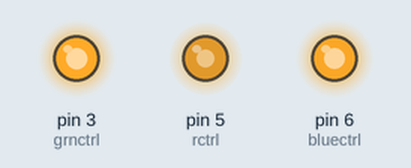
A sketch run on a simulated Arduino Uno, built with avr-gcc and run on an emulated ATmega328P. Shown: output pins drawn as LEDs (lit = HIGH).

Above: at 5.11 s.
At 15.23 s:
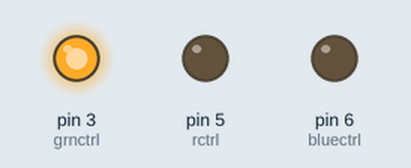
At 25.35 s:
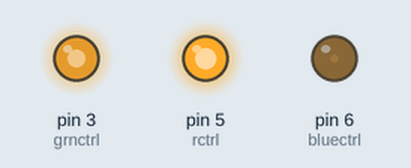
At 35.47 s:
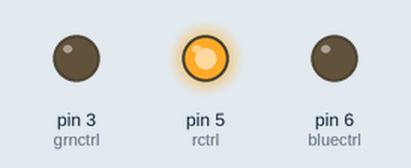
Timing chart, 0 to 40.0 s (numbered marks = the images above):
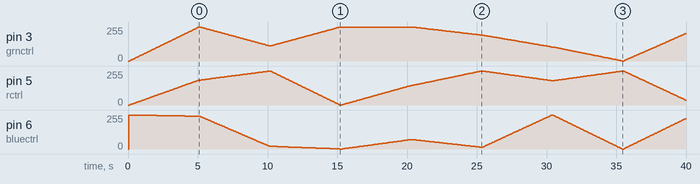

Measured:
- by itself, pin 6 (bluectrl): 0/255 → 255/255 at 0.06 s, → 254/255 0.53 s later, → 253/255 0.47 s later, → 252/255 0.53 s later, … (491 changes in this stretch)

The sketch:

lightshowpwr_basic.ino
```cpp
#define rctrl 5
#define grnctrl 3
#define bluectrl 6

const int szArr=9;
int redval[szArr]={0,187,255,0,146,255,182,255,11};
int grnval[szArr]={0,255,113,255,255,194,105,0,231};
int blueval[szArr]={255,245,20,0,71,13,255,0,255};


int arrVal=0;

int rcalc;
int grncalc;
int bcalc;
int rdiff;
int bdiff;
int grndiff;
int stepincr;

double tchng=5.0;
int nstep=85;
double tstep;
int ndiv;
int ndivcount=0;
int tflag=0;

//PWM stats
int rval=0;
int bval=0;
int gval=0;

unsigned int b;


void setup(){
  //Time calculation, for each increment step
  tstep=tchng/((double)nstep);

  //Timer1 setup
  b=(65536.0-62500.0*tstep);//calc delay. MUST be unsigned

  TCCR1A = 0x00;    //Upper timer1 control bits
  TCCR1B = 0b00000100;    //Lower timer1 control bits, ps=256
  TCNT1=b;//for 1sec
  TIMSK1 = 0x01;//comp0 disabled

  //Initial calcs
  rdiff=redval[1]-redval[0];
  bdiff=blueval[1]-blueval[0];
  grndiff=grnval[1]-grnval[0];
}

void loop(){
  if(tflag==1){
    tflag=0;
    nextStepPlan();
  }
}

void nextStepPlan(){
    //Calculate current rgb values as a linear progression between 2 colors
    rcalc=redval[arrVal]+(int)((double)rdiff*((double)stepincr/(double)nstep));
    grncalc=grnval[arrVal]+(int)((double)grndiff*((double)stepincr/(double)nstep));
    bcalc=blueval[arrVal]+(int)((double)bdiff*((double)stepincr/(double)nstep));

    //Now write these colors to ADC
    analogWrite(rctrl,rcalc);
    analogWrite(grnctrl,grncalc);
    analogWrite(bluectrl,bcalc);
    stepincr++;

  //resetting increments when necessary (after color loop has been played)
  if(stepincr>nstep){
    stepincr=0;
    arrVal++;

    if(arrVal==(szArr)){
      arrVal=0;
    }
    if(arrVal!=(szArr-1)){
      rdiff=redval[arrVal+1]-redval[arrVal];
      bdiff=blueval[arrVal+1]-blueval[arrVal];
      grndiff=grnval[arrVal+1]-grnval[arrVal];
    }
    if(arrVal==(szArr-1)){
      rdiff=redval[0]-redval[arrVal];
      bdiff=blueval[0]-blueval[arrVal];
      grndiff=grnval[0]-grnval[arrVal];
    }
  }
}

ISR(TIMER1_OVF_vect){
  TCNT1=b;
  tflag=1;
}
```
